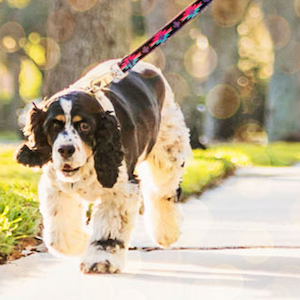
#> input picture raw_images/dog.png, 300 x 300 px
$ python negative.py
#> lines starting #> are read from the running program, lines starting #| are printed output that depends on the picture
import cv2
import numpy as np


def do():
    image = cv2.imread('raw_images/dog.png')
#> image is the input picture: shape (300, 300, 3); mean B, G, R 145.7, 174.2, 188.6
    height, width, channels = image.shape
#> height = 300; width = 300; channels = 3

    for k in range(0, channels):
        for i in range(0, height):
            for j in range(0,width):
                image[i][j][k] = 255 - image[i][j][k]
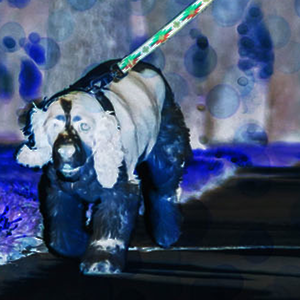
#> image: shape (300, 300, 3); mean B, G, R 109.3, 80.8, 66.4

    cv2.imwrite('processed_images/negative_dog.png', image)


if __name__ == '__main__':
    do()
